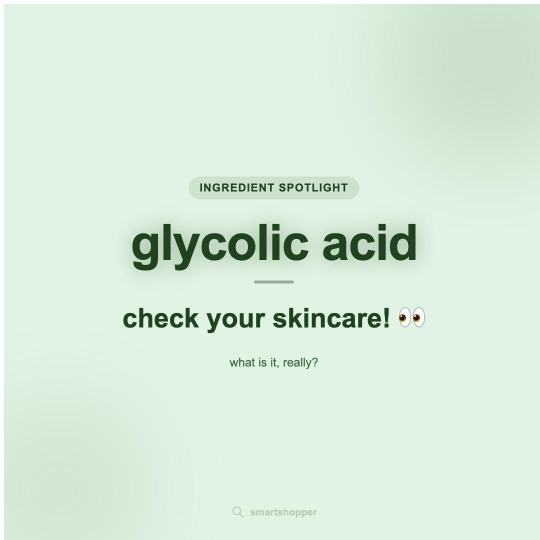
#> input picture content-bank/P001-ingredient-spotlight/originals/7684431864446127380/slides/01.jpg, 1080 x 1080 px, given in place of cover_v2.png, which was not available (shown at 1/2 size)
$ python render_slides.py
#> lines starting #> are read from the running program, lines starting #| are printed output that depends on the picture; pictures that were not available may be replaced by others from this repository, and a replacement may not be noted
### tools/overlay.py
#!/usr/bin/env python3
"""Put TikTok-style text on an image (text is always drawn in code, never by the AI model).

Usage:
  overlay.py <image> --text "line one / line two 🚀" --out slide.png [--y 0.38] [--size 0.031] [--weight 500]

- Crops/resizes to 1080×1920 (9:16) first.
- "/" in --text marks line breaks; without it, lines wrap at 78% of the width.
- --y is the vertical centre of the text block (0 = top, 1 = bottom); --size is font size as a share of height.
- TikTok "Classic" text: white TikTok Sans with a thick black outline (no soft shadow), centred, tight leading,
  straight quotes turned into curly ones. Defaults are calibrated on P004's source hook (size 0.029, y 0.375,
  wraps at ~76% of the width, first line ~73% wide). Use --style shadow for the old soft-shadow look.
- --phone adds real-phone-camera imperfections before the text: grain, slight softness, JPEG compression.
- Emoji (owner, 2026-09-29: "use emojis when applicable" in overlay text and captions): the project font has no
  emoji glyphs, so emoji in --text are rendered from a colour emoji font (Apple Color Emoji on macOS, the bundled
  Noto Color Emoji on Windows) and composited inline at the right size — no missing-glyph boxes. See
  draw_mixed()/split_runs() below; wrap() and main() use them automatically, so any caller passing emoji through
  --text already gets this for free.
"""
import argparse
import io
import re
import unicodedata
from pathlib import Path

import numpy as np
from PIL import Image, ImageDraw, ImageFilter, ImageFont

ROOT = Path(__file__).resolve().parent.parent
W, H = 1080, 1920

# --- emoji support -----------------------------------------------------------------------------
# Apple Color Emoji (macOS, sbix) and Noto Color Emoji (bundled for Windows, CBDT) are fixed bitmap strike fonts:
# only these exact pixel sizes can be loaded, so we always ask for the nearest one and scale the rendered glyph.
if Path("/System/Library/Fonts/Apple Color Emoji.ttc").exists():
    EMOJI_FONT_PATH, EMOJI_STRIKE_SIZES = "/System/Library/Fonts/Apple Color Emoji.ttc", [20, 32, 40, 48, 64, 96, 160]
else:
    EMOJI_FONT_PATH, EMOJI_STRIKE_SIZES = str(ROOT / "assets" / "fonts" / "NotoColorEmoji.ttf"), [109]
EMOJI_RE = re.compile(
    "(?:"
    "[\U0001F1E6-\U0001F1FF]{2}"          # regional-indicator flag pairs
    "|[\U0001F300-\U0001FAFF\U00002600-\U000027BF\U00002B00-\U00002BFF\U00002190-\U000021FF"
    "\U00002300-\U000023FF\U0000FE0F](?:\U0000200D[\U0001F300-\U0001FAFF\U00002600-\U000027BF])*"
    ")"
)
_emoji_glyph_cache = {}
_emoji_font_cache = {}


# [34 lines left out: functions _emoji_font, _emoji_glyph, not called in this run]


def split_runs(text):
    """Split text into (is_emoji, chunk) runs; each emoji run is one grapheme (glyph) to render as a unit."""
    runs, pos = [], 0
    for m in EMOJI_RE.finditer(text):
        if m.start() > pos:
            runs.append((False, text[pos:m.start()]))
        runs.append((True, m.group()))
        pos = m.end()
    if pos < len(text):
        runs.append((False, text[pos:]))
    return runs or [(False, text)]


def measure_mixed(text, font):
    """Text width including emoji, for wrap() decisions. Equals font.getlength(text) when there is no emoji."""
    total = 0.0
    for is_emoji, chunk in split_runs(text):
        if is_emoji:
            g = _emoji_glyph(chunk, font.size)
            total += (g.width if g else font.size) + font.size * 0.08
        else:
            total += font.getlength(chunk)
    return total


# [18 lines left out: function draw_mixed, not called in this run]


def curly(text):
    out, opened = [], False
    for ch in text:
        if ch == '"':
            out.append("”" if opened else "“")
            opened = not opened
        else:
            out.append(ch)
    return "".join(out).replace("'", "’")


def wrap(text, font, max_w):
    if "/" in text:
        return [l.strip() for l in text.split("/")]
    lines, line = [], ""
    for word in text.split():
        trial = f"{line} {word}".strip()
        if measure_mixed(trial, font) <= max_w or not line:
            line = trial
        else:
            lines.append(line)
            line = word
    return lines + [line]


# [51 lines left out: functions main, fit, not called in this run]


def phone_look(img, strength=1.0):
    """Make an AI image read like a real phone photo: sensor grain, a touch of softness, JPEG compression."""
    img = img.filter(ImageFilter.GaussianBlur(0.5 * strength))
    a = np.asarray(img, dtype=np.float32)
    rng = np.random.default_rng()
    luma = rng.normal(0, 5.5 * strength, a.shape[:2])[..., None]
    chroma = rng.normal(0, 2.0 * strength, a.shape)
    a = np.clip(a + luma + chroma, 0, 255).astype(np.uint8)
    buf = io.BytesIO()
    Image.fromarray(a).save(buf, "JPEG", quality=78)
    return Image.open(io.BytesIO(buf.getvalue())).convert("RGB")


# [2 lines that do not run on import are left out]

### content-bank/P014-tool-demo-listicle/runs/run-01_2026-09-28_willow-hard-sell-pagepilot/raw/render_slides.py
import sys
sys.path.insert(0, "tools")
from pathlib import Path
import overlay as ov
from PIL import Image, ImageDraw, ImageFont

R = "content-bank/P014-tool-demo-listicle/runs/run-01_2026-09-28_willow-hard-sell-pagepilot"
W, H = 1080, 1350

FONT_BOLD = Path("assets/fonts/TikTokSans-700.ttf")


def fit(img):
    img = img.convert("RGB")
#> img is the input picture: PIL image 1080x1080 RGB; mean R, G, B 216.8, 235.3, 219.9
    scale = max(W / img.width, H / img.height)
#> scale = 1.25
    img = img.resize((round(img.width * scale), round(img.height * scale)), Image.LANCZOS)
#> img: PIL image 1350x1350 RGB
    left, top = (img.width - W) // 2, (img.height - H) // 2
#> left = 135; top = 0
    return img.crop((left, top, left + W, top + H))
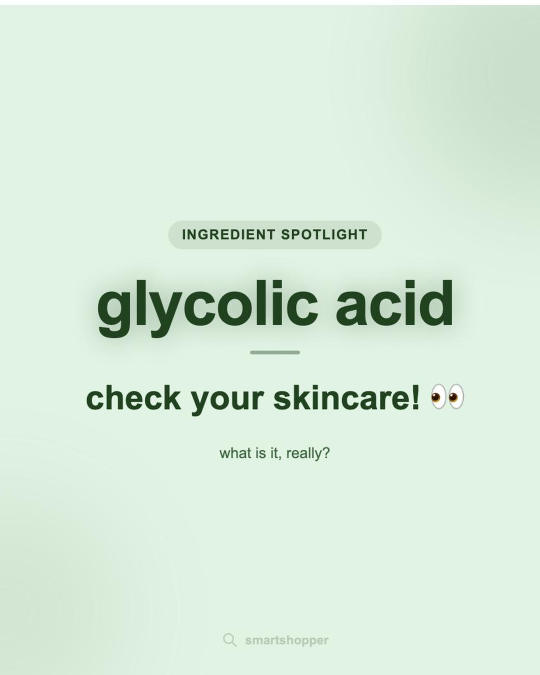
#> returned value: PIL image 1080x1350 RGB (shown at 1/2 size); mean R, G, B 215.6, 234.3, 218.8


def draw_block(img, text, y_pct, size_pct, align="center", x_margin_pct=6):
#> called with text = 'How I Build Shopify Pages Fast', y_pct = 0.06, size_pct = 0.048, align = 'left', x_margin_pct = 6
    d = ImageDraw.Draw(img, "RGBA")
    font = ImageFont.truetype(str(FONT_BOLD), round(H * size_pct))
    text = ov.curly(text)
    max_w = W * (1 - 2 * x_margin_pct / 100)
    lines = ov.wrap(text, font, max_w)
    line_h = round(font.size * 1.22)
    top = round(H * y_pct)
    for i, line in enumerate(lines):
        w = font.getlength(line)
        x = W * x_margin_pct / 100 if align == "left" else (W - w) / 2
        y = top + i * line_h
        d.text((x, y), line, font=font, fill=(255, 255, 255, 255), stroke_width=round(font.size * 0.11), stroke_fill=(0, 0, 0, 255))
    return img


slides = [
    dict(bg="cover_v2.png", out="slide1.png",
         heading=("How I Build Shopify Pages Fast", 0.06, 0.048, "left"),
         sub=("Using PagePilot", 0.235, 0.028)),
    dict(bg="laptop_slide2.png", out="slide2.png",
         heading=(None, None, None, "center"),
         sub=("PagePilot Builds The Page In Under 60 Seconds", 0.76, 0.026)),
    dict(bg="laptop_slide3.png", out="slide3.png",
         heading=(None, None, None, "center"),
         sub=("No Camera, No Studio, Just PagePilot", 0.76, 0.026)),
    dict(bg="laptop_slide4.png", out="slide4.png",
         heading=(None, None, None, "center"),
         sub=("PagePilot Writes It While You Do Something Else", 0.76, 0.026)),
    dict(bg="laptop_slide5.png", out="slide5.png",
         heading=(None, None, None, "center"),
         sub=("Works With Any Shopify Theme", 0.76, 0.026)),
]

for s in slides:
    img = fit(Image.open(f"{R}/raw/{s['bg']}"))
    h_text, h_y, h_size, align = s["heading"]
    if h_text:
        img = draw_block(img, h_text, h_y, h_size, align)
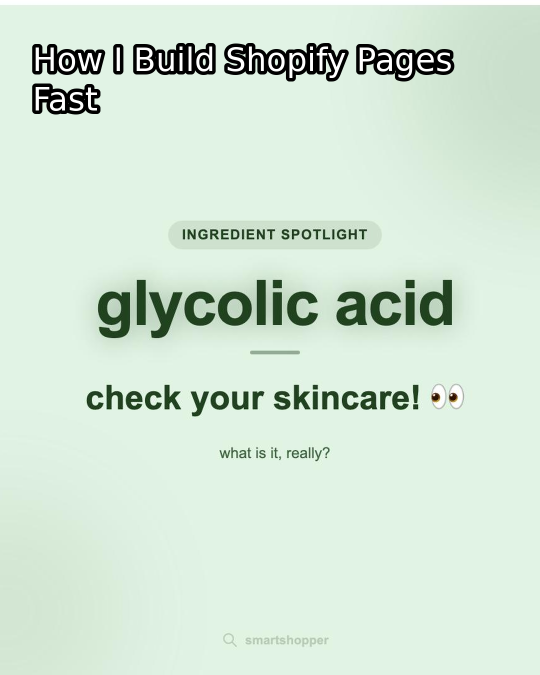
#> img: PIL image 1080x1350 RGB (shown at 1/2 size); mean R, G, B 210.9, 229, 213.9
    s_text, s_y, s_size = s["sub"]
    img = draw_block(img, s_text, s_y, s_size, align)
    img = ov.phone_look(img, 0.6)
    img.save(f"{R}/output/{s['out']}", quality=95)
    print(f"{R}/output/{s['out']}")
#> pass 2 of the loop `for s in slides:`:
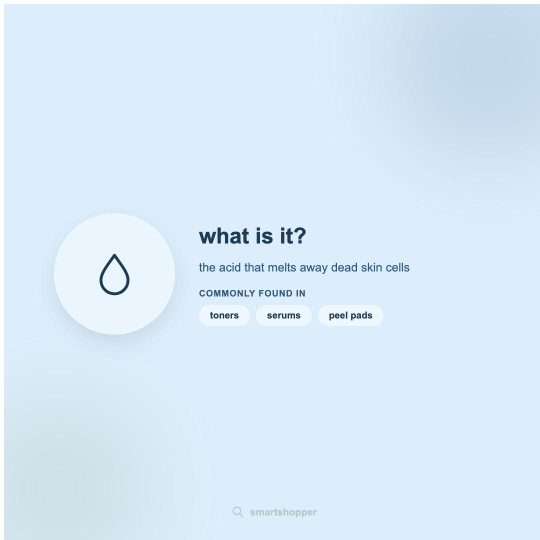
#> input picture content-bank/P001-ingredient-spotlight/originals/7684431864446127380/slides/02.jpg, 1080 x 1080 px, given in place of laptop_slide2.png, which was not available (shown at 1/2 size)
#> in fit, img is the input picture: PIL image 1080x1080 RGB; mean R, G, B 217.1, 234.8, 248.1
#> in fit (call 2), `return img.crop((left, top, left + W, top + H))`:
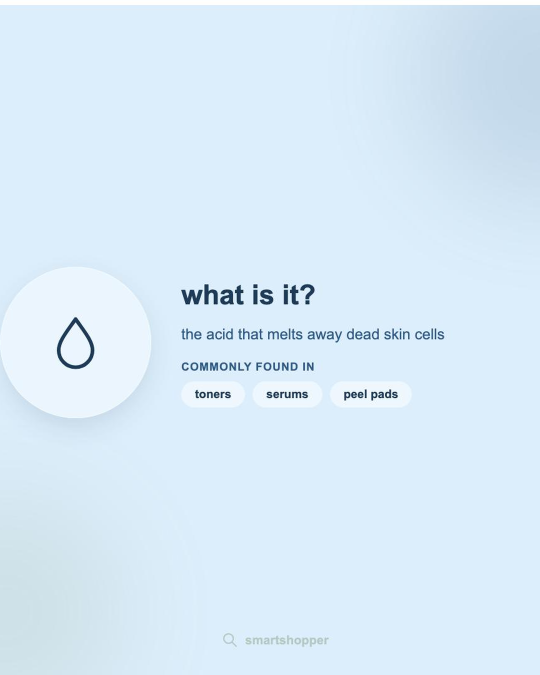
#> returned value: PIL image 1080x1350 RGB (shown at 1/2 size); mean R, G, B 217.2, 234.9, 248.2
#> (the run stopped early here; a loop or call above may not have finished)
